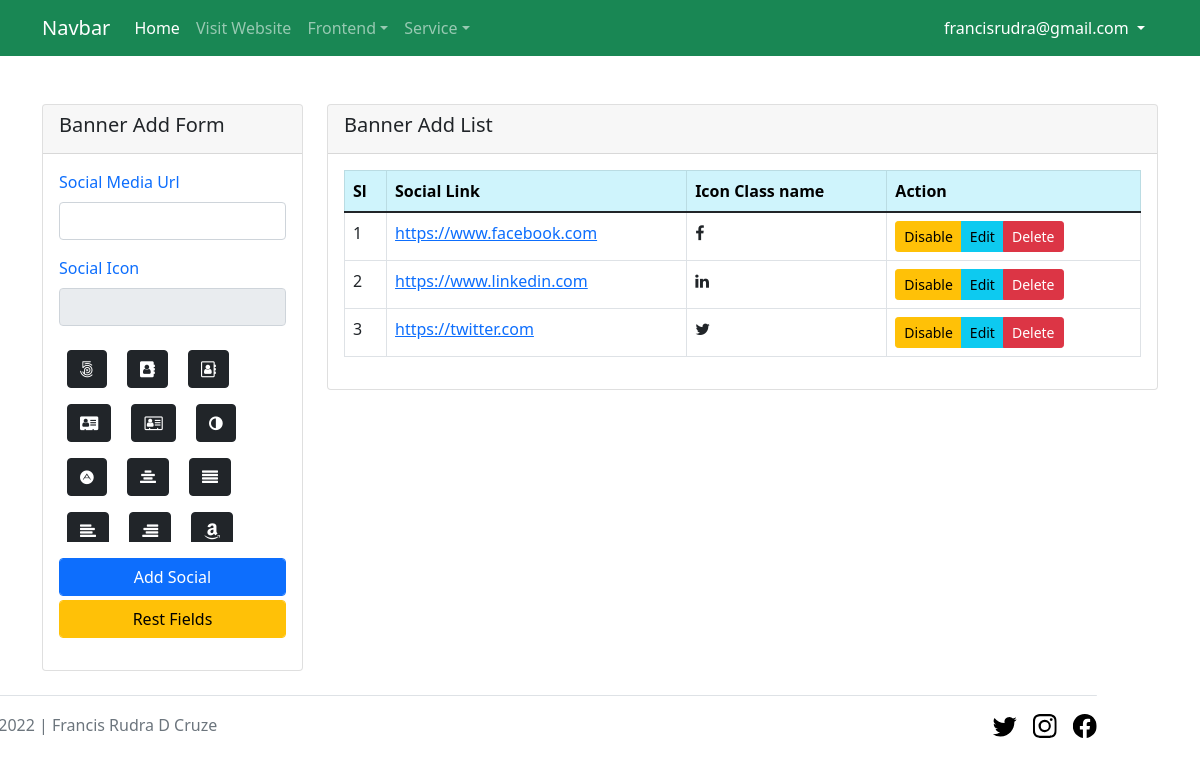
The app's page /admin/social_media.php (signed in) with its own data.
### tables this page shows
CREATE TABLE `social_medias` (
  `id` int(11) NOT NULL,
  `media_url` varchar(255) NOT NULL,
  `media_icon` varchar(100) NOT NULL,
  `active_status` int(11) NOT NULL DEFAULT 0
);

### db.php (called while the page is built)
<?php
function db_connect(){
    $db_host = "localhost";
    $db_user = "root";
    $db_pass = "";
    $db_name = "finance_business";
    return mysqli_connect($db_host, $db_user, $db_pass, $db_name);
}
function get_all($table_name){
    $get_query = "SELECT * FROM $table_name";
    return mysqli_query(db_connect(), $get_query);
}
?>

### admin/social_media.php (the view, shortened to what this page needs)
<?php
    require_once '../header.php';
    require_once '../db.php';
    require_once 'navbar.php';
?>
<section>
    <div class="container">
        <div class="row">
            <div class="col-lg-3 mt-5">
                <div class="card">
                    <div class="card-header">
                        <h5 class="card-title text-capitalize">Banner add form</h5>
                    </div>
                    <div class="card-body">
                        <form action="social_media_post.php" method="post">
                            <div class="mb-3">
                                <label class="form-label text-capitalize text-primary">Social Media Url</label>
                                <input type="url" name="media_url" class="form-control <?php
                                    if(isset($_SESSION['media_url_null'])) {
                                        echo "is-invalid";
                                    }
                                ?>">
                            </div>
                            <div class="mb-3">
                                <label class="form-label text-capitalize text-primary">Social Icon</label>
                                <input type="text" required name="media_icon" id="social_icon" readonly class="form-control <?php
                                    if(isset($_SESSION['media_icon_null'])){
                                        echo "is-invalid";
                                    }
                                ?>">
                            </div>
                            <div class="mb-3 overflow-scroll" style="height: 200px;">
                                <?php foreach($icons as $icon): ?>
                                    <span id="<?=$icon?>" class="btn btn-dark m-2">
                                        <i class="fa <?=$icon?>"></i>
                                    </span>
                                <?php endforeach?>
                            </div>
                            <div class="mb-1">
                                <button type="submit" class="form-control btn btn-primary">Add Social</button>
                            </div>
                            <div class="mb-3">
                                <button type="reset" class="form-control btn btn-warning">Rest Fields</button>
                            </div>
                        </form>
                    </div>
                </div>
            </div>
            <div class="col-lg-9 mt-5">
                <div class="card">
                    <div class="card-header">
                        <h5 class="card-title text-capitalize">Banner add list</h5>
                    </div>
                    <div class="card-body">
                        <table class="table table-bordered">
                            <thead class="table-info">
                                <th>Sl</th>
                                <th>Social Link</th>
                                <th>Icon Class name</th>
                                <th>Action</th>
                            </thead>
                            <tbody>
                                <?php foreach (get_all('social_medias') as $key => $icon) : ?>
                                    <tr>
                                        <td><?= $key + 1 ?></td>
                                        <td><a href="<?=$icon['media_url']?>" target="_blank"><?=$icon['media_url']?></a></td>
                                        <td><i class="fa <?=$icon['media_icon']?>"></i></td>
                                        <td>
                                        <div class="btn-group btn-group-sm" role="group" aria-label="Basic mixed styles example">
                                            <?php if($icon['active_status'] == 0): ?>
                                                <a href="social_media_status.php?media_id=<?=$icon['id']?>&status=1" type="button" class="btn btn-success">Active</a>
                                                <?php else: ?>
                                                <a href="social_media_status.php?media_id=<?=$icon['id']?>&status=0" type="button" class="btn btn-warning">Disable</a>
                                            <?php endif ?>
                                            <a href="social_media_edit.php?media_id=<?=$icon['id']?>" type="button" class="btn btn-info">Edit</a>
                                            <button type="button" value="social_media_status.php?media_id=<?=$icon['id']?>&status=2" class="deleteBtn btn btn-danger">Delete</button>
                                        </div>
                                        </td>
                                    </tr>
                                <?php endforeach ?>
                            </tbody>
                        </table>
                    </div>
                </div>
            </div>
        </div>
    </div>
</section>
<?php require_once '../footer.php'; ?>

### records on screen
social_medias: media_url "https://www.facebook.com"
social_medias: media_url "https://www.linkedin.com"
social_medias: media_url "https://twitter.com"

### other values on screen
$_SESSION['email'] "francisrudra@gmail.com"
